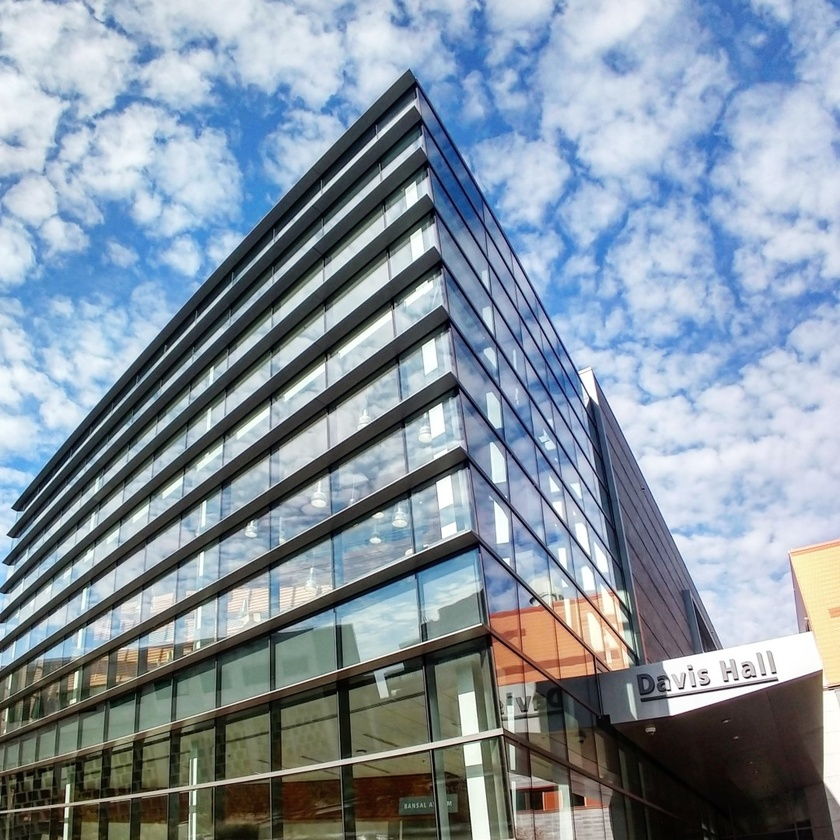
#> input picture img/davis_hall.jpeg, 840 x 840 px, shrunk from 1080 x 1080 before the run
$ python e04_filtering_func.py
#> lines starting #> are read from the running program, lines starting #| are printed output that depends on the picture
#!/usr/bin/env python3
import cv2 as cv
import numpy as np

def convolution_fnc(img, kernel):

    # input size
    img_rows, img_cols = img.shape

    kernel = np.flip(kernel, axis = 0)
    kernel = np.flip(kernel, axis = 1)

    # kernel size
    rows_kernel, cols_kernel = kernel.shape

    # obtener la salida
    out_cols = int(img_cols - cols_kernel + 1)
    out_rows = int(img_rows - rows_kernel + 1)

    # output img
    img_output =   np.zeros([out_rows, out_cols]).astype("float")
    img = img.astype("float")

    # index calulation
    index_rows = np.linspace(0, img_rows - rows_kernel, img_output.shape[0]).astype("int")
    index_cols = np.linspace(0, img_cols - cols_kernel, img_output.shape[1]).astype("int")

    for rows in range(out_rows):
        for cols in range(out_cols):
            img_output[rows, cols] = np.sum(
                np.sum(
                    kernel * img[index_rows[rows]:index_rows[rows] + kernel.shape[0],
                    index_cols[cols]:index_cols[cols] + kernel.shape[1]]
                )
            )

    return img_output.astype("uint8")


img = cv.imread("img/davis_hall.jpeg")
#> img is the input picture: shape (840, 840, 3); mean B, G, R 160.2, 147, 133.2
img_gray = cv.cvtColor(img, cv.COLOR_BGR2GRAY)
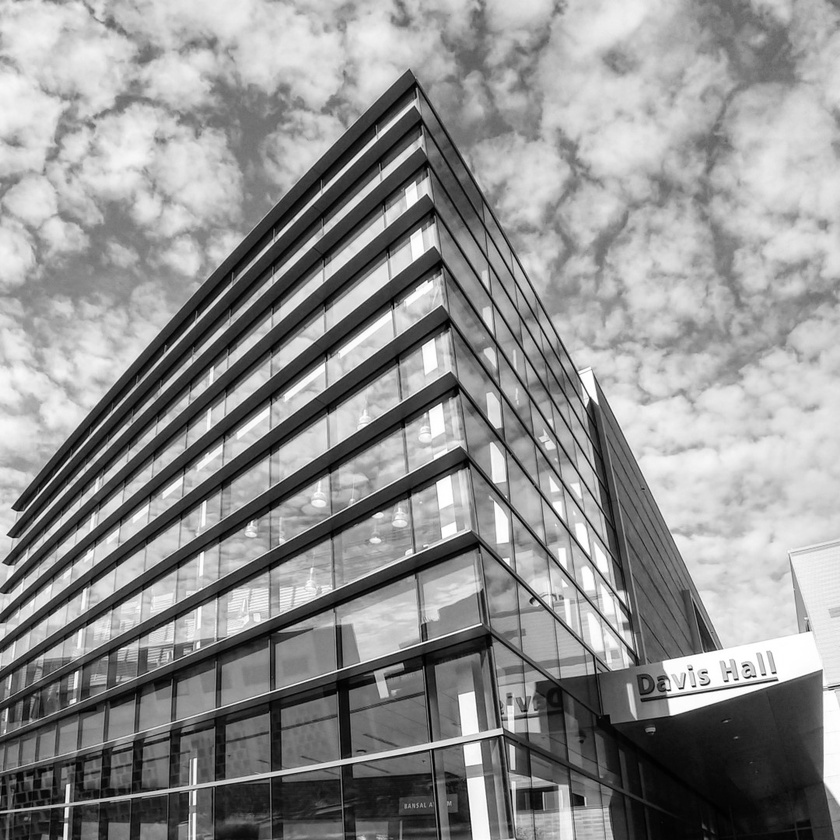
#> img_gray: shape (840, 840); min 0, max 255, mean 144.4

sobel_x = np.array([[ -1., 0., 1.],
                    [ -2., 0., 2.],
                    [ -1., 0., 1.]])

sobel_y = sobel_x.T

img_x = convolution_fnc(img_gray, sobel_x).astype("float")
img_y = convolution_fnc(img_gray, sobel_y).astype("float")
#> after the loop in convolution_fnc (call 2), `for rows in range(out_rows):`:
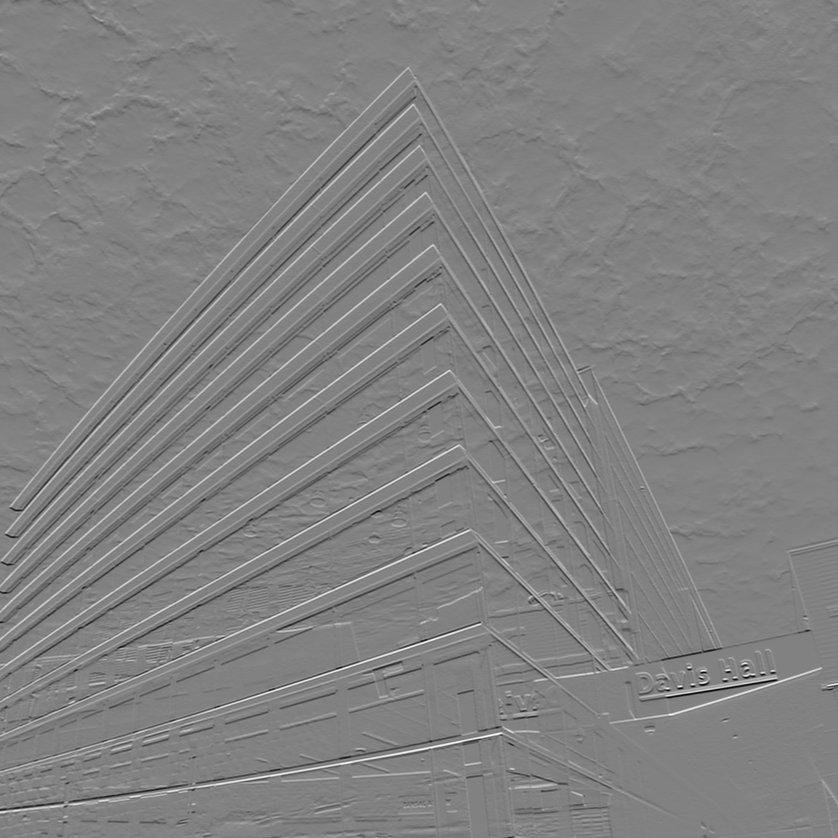
#> img_output: shape (838, 838) float64; min -938, max 909, mean 1; drawn with min black and max white
#> in convolution_fnc (call 2), `return img_output.astype("uint8")`:
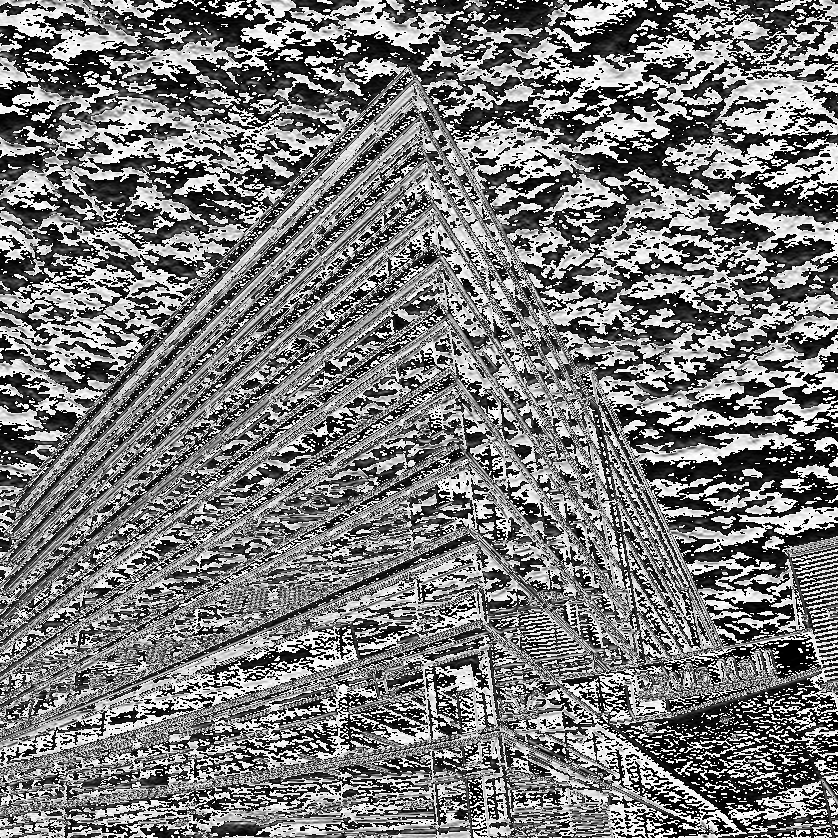
#> returned value: shape (838, 838); min 0, max 255, mean 121.9

gradient = np.sqrt(img_x * img_x + img_y * img_y)
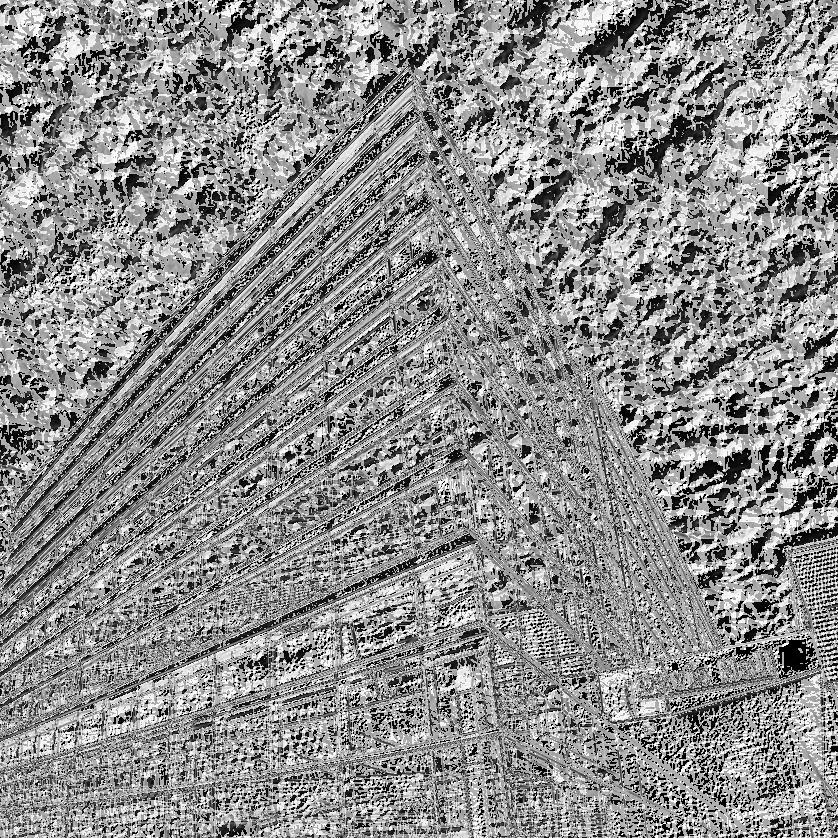
#> gradient: shape (838, 838) float64; min 0, max 360.6, mean 199.6; drawn with min black and max white

img_edges = np.zeros(gradient.shape).astype("uint8")

img_edges[gradient > 200] = 255

img_gradient = gradient.astype("uint8")
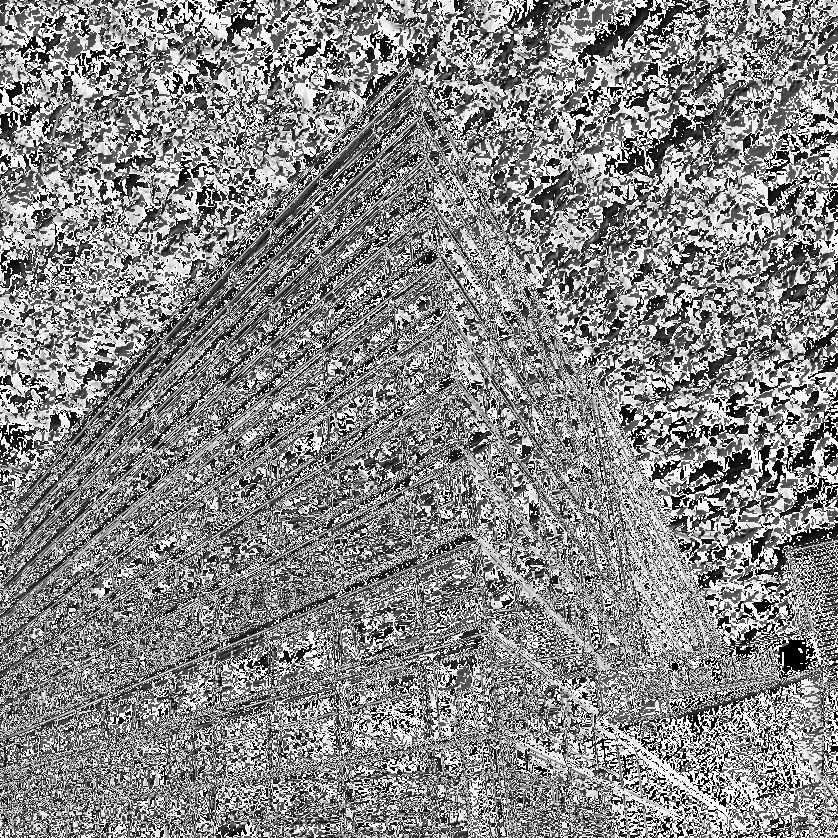
#> img_gradient: shape (838, 838); min 0, max 255, mean 135.5

cv.imshow("Original", img_gray)
cv.imshow("Gradient", img_gradient)
cv.imshow("Edges", img_edges)
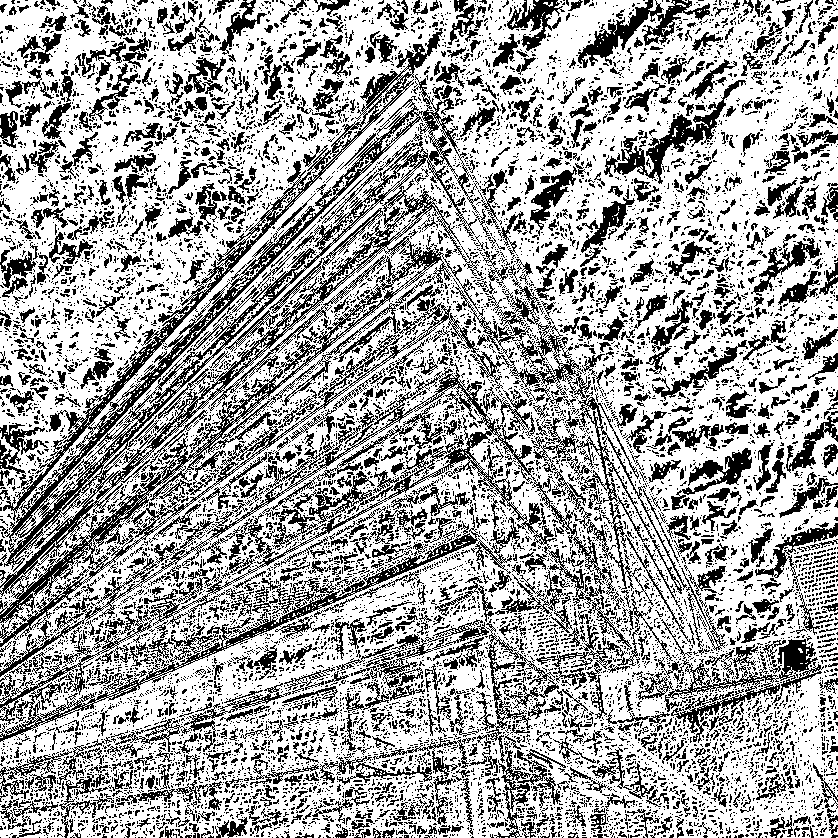
#> window 'Edges': shape (838, 838); 65.1% white; black in thin lines or dots

while True:
    # Leemos del teclado
    key = cv.waitKey(1000)
#> (key q is pressed here)
    # Verificamos si la ventana es visible
    win =  cv.getWindowProperty('Original', cv.WND_PROP_VISIBLE)

    # si se preciona la tecla ESC
    if key == 27 or key == ord("q") or win < 1.0:
        break

cv.destroyAllWindows()
